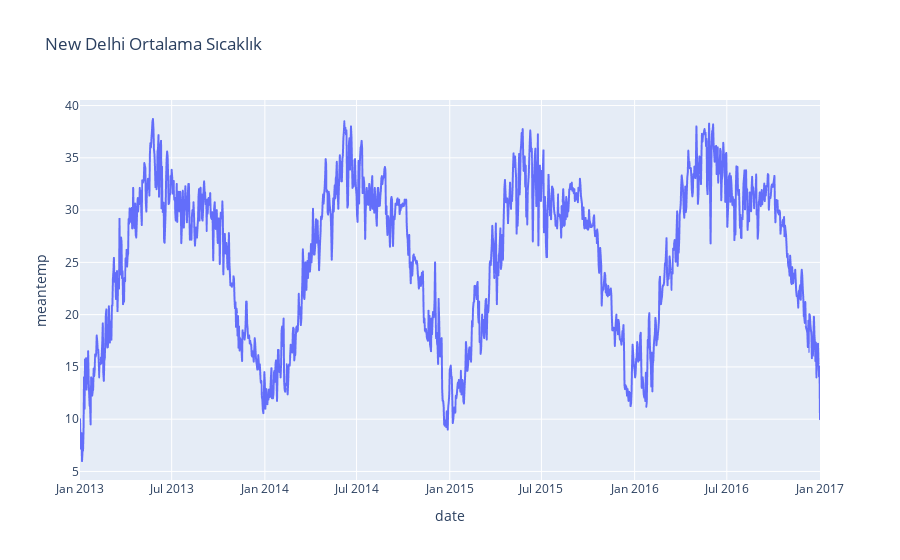

The cell this chart's notebook holds for it:
### Code cell
px.line(df,x="date",y="meantemp", title="New Delhi Ortalama Sıcaklık") # canlı grafik

### Figure 1 — Plotly figure (JSON) as saved in the notebook; plotly's stock layout.template omitted (floating-point values rounded to 4 significant figures; data arrays with more than 128 entries replaced by an {"elided": "..."} marker saying what was removed)
{"data": [{"hovertemplate": "date=%{x}<br>meantemp=%{y}<extra></extra>", "legendgroup": "", "line": {"color": "#636efa", "dash": "solid"}, "marker": {"symbol": "circle"}, "mode": "lines", "name": "", "showlegend": false, "type": "scattergl", "x": {"elided": "1462 str values"}, "xaxis": "x", "y": {"elided": "1462 float values"}, "yaxis": "y"}], "layout": {"autosize": true, "legend": {"tracegroupgap": 0}, "title": {"text": "New Delhi Ortalama Sıcaklık"}, "xaxis": {"anchor": "y", "autorange": true, "domain": [0, 1], "range": ["2013-01-01", "2017-01-01"], "title": {"text": "date"}, "type": "date"}, "yaxis": {"anchor": "x", "autorange": true, "domain": [0, 1], "range": [4.183, 40.53], "title": {"text": "meantemp"}, "type": "linear"}}}
